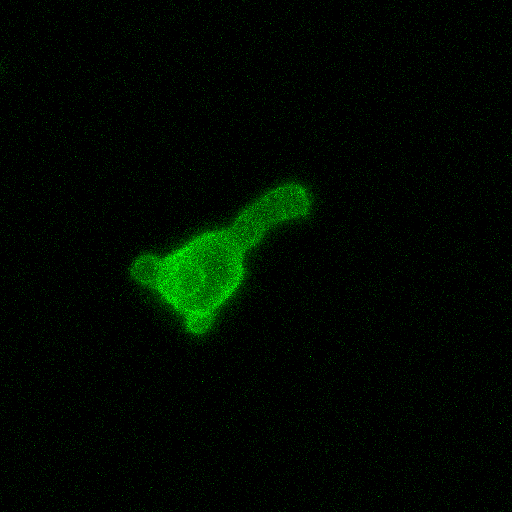
%> input picture Code/Test_Im.tif, 512 x 512 px
$ octave BF_imag_boundaryManu_v4.m   (GNU Octave 9; MATLAB toolbox functions it lacks are replaced by stand-ins)
%> lines starting %> are read from the running program, lines starting %| are printed output that depends on the picture
%###-------#### This Code is to measure the blebs properties of a
%time-lapse image of a cell
% 1-code will make an estimate mask of the whole cell body
% 2. It will ask you if you are happy with this
    % i. "Yes" will go next step
    % ii. "Adjust" will put a polygon back on the image and you can adjust it
    % iii. "manual" will let you draw your own mask
% 3.
% ch1 is red, channel 2 is green
%%
clc, clear all;
[fName, pName] = uigetfile('*.tif');
%> the answer given: Test_Im.tif
info = imfinfo(fName);
num_images = numel(info);

dummy=1;
for i=1:3:num_images
Data1(:,:,dummy) = imread(fullfile(pName, fName),i);
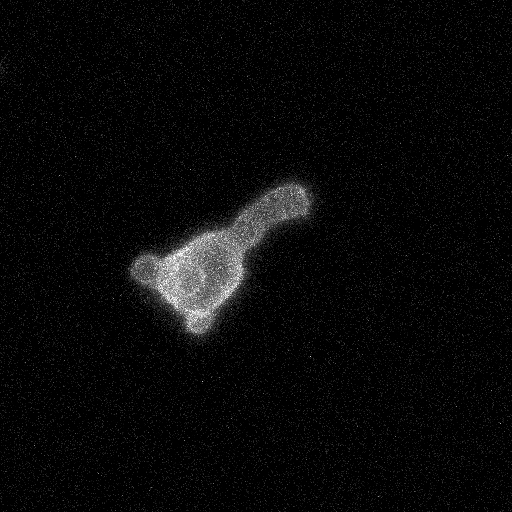
%> Data1: size 512x512 uint8; min 0, max 255, mean 9.1
 dummy=dummy+1;
end

dummy2=1;
for i=2:3:num_images
Data2(:,:,dummy2) = imread(fullfile(pName, fName),i);
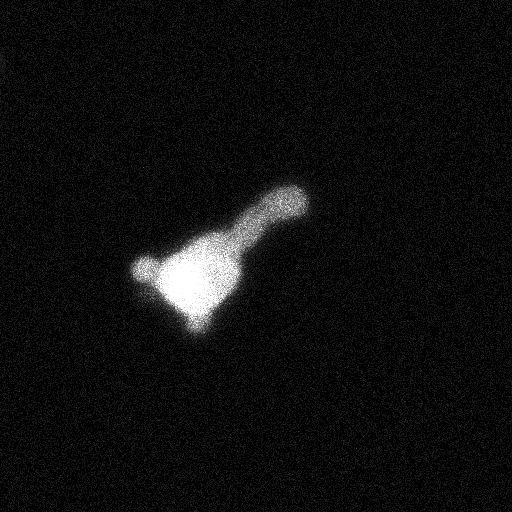
%> Data2: size 512x512 uint8; min 0, max 255, mean 13.9
 dummy2=dummy2+1;
end

dummy3=1;
for i=3:3:num_images
Data3(:,:,dummy3) = imread(fullfile(pName, fName),i);
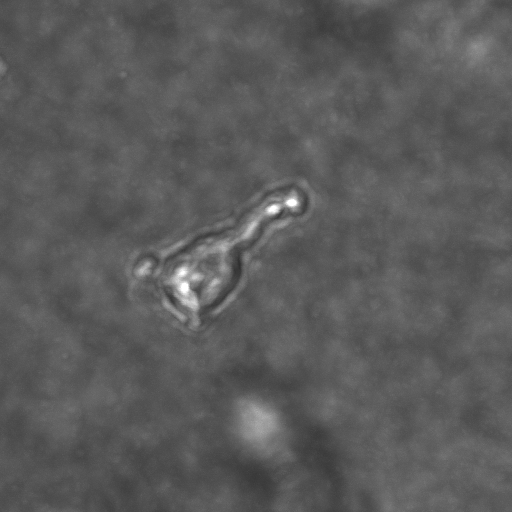
%> Data3: size 512x512 uint8; min 46, max 255, mean 90.9
 dummy3=dummy3+1;
end

imageData1=double(Data1(:,:,1));
imageData2=double(Data2(:,:,1));
imageData3=double(Data3(:,:,1));
mixIm=imfuse(imageData1,imageData2,'falsecolor','ColorChannels',[2 1 0]);
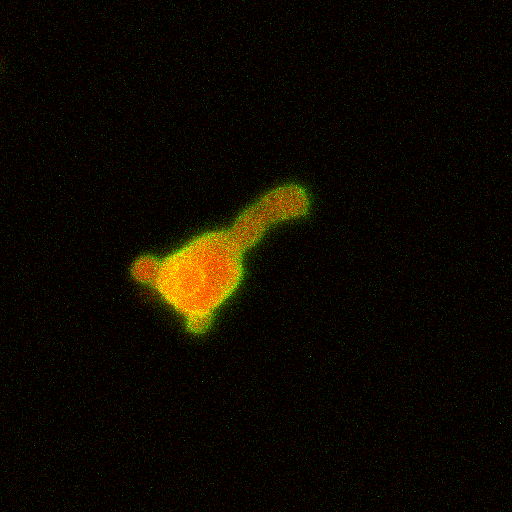
%> mixIm: size 512x512x3 uint8; mean R, G, B 13.9, 9.1, 0
%imshow(mixIm);

path =[pwd '\'];
outputPath = [path 'Analysed_' fName(1:length(fName)-4) '\'];%function_GenerateNumber(j,2)
mkdir(outputPath);

%##### ask for time interval

 prompt1 = {'What is the time interval in sec?:'};
    dlg_title2 = 'Input';
    num_lines2 = 1;
    %(9.4102 pixels per micron), 1 pixel is 0.1899, 20um/0.1899
    defaultans = {'9'};
    TimeInterval= inputdlg(prompt1,dlg_title2,num_lines2,defaultans);
%> the answer given: 9
    TimeInterval = str2double(TimeInterval{:});


for t=3:length(Data1(1,1,:))

    clearvars -except t fName pName myimage isOk Data2 Data1 num_images info outputPath TimeInterval Y_row X_col Data3

    imageData1=double(Data1(:,:,t));
    imageData2=double(Data2(:,:,t));
    imageData3=double(Data3(:,:,t));

    mixIm=imfuse(imageData1,imageData2,'falsecolor','ColorChannels',[2 1 0]);
    %imshow(mixIm);

    %mask=zeros(size(Icrop1));
    ImCh1=imageData1; % in this data set channel 1 is green =cytoskeleton
    [Y_row, X_col]=size(ImCh1);
 isOk = false ;
 while ~isOk % go to line 142 to see the argument "selection2"

%###-------#### use this function to automatically detect the cell body
    [mask_cell_body,maskedImage] = segmentImageFluoImV5(ImCh1);
    %imshow(mask_cell_body);

    %###-------#### show boundary of masked image
  % show the BF image

    % hfig=figure;Im=mixIm;imshow(Im,[]);%label2rgb(L, @jet, [.5 .5 .5]))
    hfig=figure;Im=imageData1;imshow(Im,[])
    scrSize=get(0, 'MonitorPositions');%or this: get(0, 'Screensize')
        set(hfig, 'Position',[50 50 scrSize(1,3)-200 scrSize(1,4)-200] ); % maximize the image
    hold on
    text(30, 26, [ 'Frame: ' num2str(t),],'Color',[1 1 0.99],'FontSize',40); %frame number

    hold on
  [B,L] = bwboundaries(mask_cell_body,'noholes');
    for k = 1:length(B)
       boundary = B{k};
       plot(boundary(:,2), boundary(:,1), '-r', 'LineWidth', 1)
    end

    % tell me which frame I am looking at


   % newImg = cat(2,A,mixIm);
 %###-------#### display a question dialog box and decide between manual and
  %automatic
       selection = questdlg('Are you happy with whole cell ROI selection?',...
          'Selection',...
          'Yes','Adjust','Draw manually','Draw manually');
        switch selection
          case 'Draw manually'
            % if No, use the CROIEditor
            close
            roiwindow = CROIEditor(mat2gray(mixIm));
            title('Step 1: Please select the cell perimeter','FontSize',20);
            set(get(gca,'title'),'Position',[5.5 0.4 1.00011])
            set(gcf, 'Position', get(0, 'Screensize'));

            % wait for roi to be assigned
            waitfor(roiwindow,'roi');
                if ~isvalid(roiwindow)
                    disp('you closed the window without applying a ROI, exiting...');
                    return
                end
            % get ROI information, like binary mask, labelled ROI, and number of
            % ROIs defined
            [mask_cell_body, labels_cell_body, n_cell_body] = roiwindow.getROIData;
            delete(roiwindow);
            close
          case 'Yes'
              %if yes close the image and proceed
            close
         %return
          case 'Adjust'
            close
            %Create draggable, resizable interactive polygon based on the estimated mask and
            %generate a new mask

           hfig=figure; h_im=imshow(mat2gray(Im));
            title('Resize the polygon, double click inside the mask');
            hold on;
            [B_adj,L_adj] = bwboundaries(mask_cell_body,'noholes');
                x=B_adj{1, 1}(:,1);
                y=B_adj{1, 1}(:,2);
                % to have less point on the impoly,  take every (2nd) nth element from each
                % column in a matrix
                reducedNum_x = x(6:6:end,:);
                reducedNum_y = y(6:6:end,:);
         hold on % and tell me the frame number
         text(30, 26, [ 'Frame: ' num2str(t),],'Color',[1 1 0.99],'FontSize',40); %frame number

             h = impoly(gca,[reducedNum_y, reducedNum_x]);
            scrSize=get(0, 'MonitorPositions');%or this: get(0, 'Screensize')
            set(hfig, 'Position',[50 50 scrSize(1,3)-200 scrSize(1,4)-200] ); % maximize the image
            position = wait(h);
            mask_cell_body = createMask(h,h_im);
            close

       end

%###-------#### make the new image (only show the cell body)
    % Display the image with the mask "burned in."
    % Create masked image.
    mask_burn_cell_body =ImCh1;
    mask_burn_cell_body(~mask_cell_body) = 255;
    %Image Normalization in the range 0 to 1

    mask_burn_cell_body2 = mat2gray(mask_burn_cell_body);

%###-------#### start the bleb measurement
    roiwindow = CROIEditor(mask_burn_cell_body2); % if you want to see the masked image
    %roiwindow = CROIEditor(myimage); % if you want to see the original image
    title('Step 2: Please select the blebs perimeter','FontSize',20);
    set(get(gca,'title'),'Position',[5.5 0.4 1.00011])
    %set(gcf,'name','  Myfig')%change the name of the window
    set(gcf, 'Position', get(0, 'Screensize'));

        % wait for roi to be assigned
        waitfor(roiwindow,'roi');
        if ~isvalid(roiwindow)
        disp('you closed the window without applying a ROI, exiting...');
        return
        end
    % get ROI information, like binary mask, labelled ROI, and number of
    % ROIs defined
    [mask_bleb, labels_bleb, n_bleb] = roiwindow.getROIData;
    delete(roiwindow);
    close

%%###-------#### info regarding pixel size
    prompt = {'Enter the Pixel size (um):'};
    dlg_title = 'Input';
    num_lines = 1;
    %(9.4102 pixels per micron), 1 pixel is 0.1899, 20um/0.1899
    pixelVal=1/info(1).XResolution;
    defaultans = {num2str(pixelVal)};
    Pixelsize = inputdlg(prompt,dlg_title,num_lines,defaultans);
    Pixelsize2 = str2double(Pixelsize{:});

 %%###-------#### Disconnect the objects(blebs)
    ConnectedObjects = bwconncomp(mask_bleb,4); %// Find connected components.
mask_bleb = labelmatrix(ConnectedObjects);

%%###-------#### show both boundaries on the image

  TotalCel_mask=logical(mask_bleb)+mask_cell_body; % combine two mask to get the cell body mask
  TotalCel_mask2=logical(TotalCel_mask);
    %figure;imshow(double2logic(TotalCel_mask));
    %figure;imshow(TotalCel_mask);
    hfig=figure;Im=imshow(mat2gray(mixIm));
        iptsetpref('ImshowBorder','tight'); % tight, close, border around the image:
        % Figure size a bit smaller than full screen
        scrSize=get(0, 'MonitorPositions');%or this: get(0, 'Screensize')
        set(hfig, 'Position',[50 50 scrSize(1,3)-200 scrSize(1,4)-200] ); % maximize the image
    hold on
% add the whole cell body mask
    [B,L] = bwboundaries(TotalCel_mask,'noholes');
            for k = 1:length(B)
               boundary = B{k};
               plot(boundary(:,2), boundary(:,1), '-g', 'LineWidth', 1)
            end

    hold on
    % add the blebs mask
    TotalBlebs_mask = mask_bleb;
    [B2,L2] = bwboundaries(TotalBlebs_mask);%,'noholes');
        for k2 = 1:length(B2)
           boundary2 = B2{k2};
           plot(boundary2(:,2), boundary2(:,1), '-c', 'LineWidth', 1)
        end

    hold on
    % add annotation to the figure
    % move this to up close to f loop [Y_row, X_col]=size(ImCh1); %x
    MinXY=0;
    hold on
    % Put a micron bar up    %plot line on image
    p1 = [Y_row-20,30];
    barsize=20/Pixelsize2;
    p2 = [Y_row-20,30+barsize];% 10/0.0931pixel size -->10 um (5.265 pixels per micron), 1 pixel is 0.1899, 20um/0.1899
    %# plot the points. may have to swap x and y
    %plot([p1(2),p2(2)],[p1(1),p2(1)],'Color','w','LineWidth',10);
    hLine=line([p1(2),p2(2)],[p1(1),p2(1)],'Color','white','LineWidth',10);%line([x1 x2], [y1 y2]);
    % Create a binary image ("mask") from the ROI object.
    %binaryImage2 = hLine.createMask();
    text(36,p1(1)-30, '20 \mum','Color',[1 1 0.99],'FontSize',55); % scale bar umber

    timeframe=(t-1)*TimeInterval; % Time frame is 9sec
    X_textTime=X_col-65;
    Y_textTime=Y_row-25;
    text(X_textTime,Y_textTime, [ num2str(timeframe),' s'],'Color',[1 1 0.99],'FontSize',40); %frame number
    %Y_row-28,X_col-60
    drawnow;
    hold off


%###-------#### Calculate the total cell volume: Get properties of the masks
% Get properties.
properties_CelBody = regionprops(TotalCel_mask2, {'Area', 'Eccentricity', 'EquivDiameter', 'EulerNumber', 'MajorAxisLength', 'MinorAxisLength', 'Orientation', 'Perimeter'});
properties_blebs = regionprops(TotalBlebs_mask, {'Area', 'Eccentricity', 'EquivDiameter', 'EulerNumber', 'MajorAxisLength', 'MinorAxisLength', 'Orientation', 'Perimeter'});
CellArea=[properties_CelBody.Area];
Bleb_To_Cellsize_Perc=(([properties_blebs.Area]/CellArea)*100);
No_Blebs_PerCell=length([properties_blebs.Area]);

%###-------#### decide if the user is happy with final results or not

 selection2 = questdlg(['Are you happy with the final results (#blebs=' num2str(No_Blebs_PerCell) ')?'],...
          'Selection',...
          'Yes','Redraw','Redraw');
        switch selection2
         case 'Redraw'
           close all
           clearvars -except fName pName myimage isOk ImCh1 imageData1 imageData2 Data2 Data1 num_images info mixIm t outputPath TimeInterval Y_row X_col imageData3
           isOk = false;

            case 'Yes'
              isOk = true;
              frameNumber=t;
              save(fullfile(outputPath,(['Output_' fName(1:length(fName)-4) '_Frame_' sprintf('%1.0f',frameNumber') '.mat']))); % save file
              %saveas(hfig,['Output_' fName(1:length(fName)-4) '_Frame_' sprintf('%1.0f',frameNumber')  '.bmp']); % save image
              export_fig(fullfile(outputPath,['Output_' fName(1:length(fName)-4), '_Frame_', sprintf('%1.0f',frameNumber') '.png']));%export fig as pdf and Add A at the beginning              close all
        end

 end
 close
end
